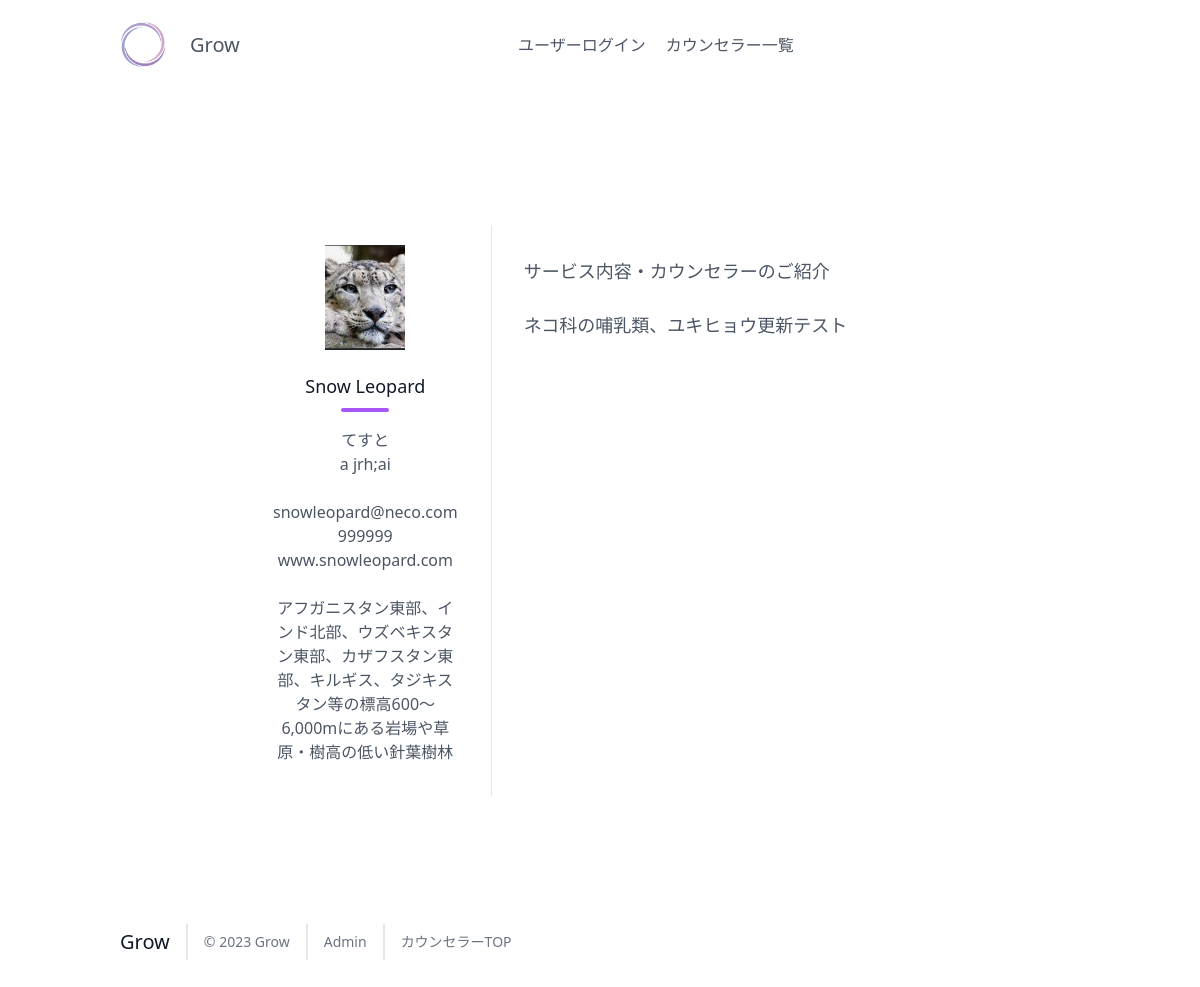
The app's page /detail.php?id=9 with its own data.
### tables this page shows
CREATE TABLE `counselor_table` (
  `id` int(12) NOT NULL,
  `organization` varchar(64) NOT NULL,
  `name` varchar(64) NOT NULL,
  `kana` varchar(64) NOT NULL,
  `certification` varchar(64) NOT NULL,
  `email` varchar(124) NOT NULL,
  `password` varchar(12) NOT NULL,
  `tel` varchar(64) NOT NULL,
  `website` varchar(124) NOT NULL,
  `address` varchar(124) NOT NULL,
  `details` text NOT NULL,
  `file_name` varchar(255) NOT NULL,
  `file_path` varchar(255) NOT NULL,
  `date_time` datetime NOT NULL DEFAULT current_timestamp(),
  `update_time` datetime NOT NULL DEFAULT current_timestamp() ON UPDATE current_timestamp()
);

### detail.php (the view, shortened to what this page needs)
<?php
 require_once('funcs.php');
$id = $_GET['id'];
try {
    $db_name = 'practice';
    $db_id   = 'root';
    $db_pw   = '';
    $db_host = 'localhost';
    $pdo = new PDO('mysql:dbname=' . $db_name . ';charset=utf8;host=' . $db_host, $db_id, $db_pw);
} catch (PDOException $e) {
    exit('DB Connection Error:' . $e->getMessage());
}
$stmt = $pdo->prepare('SELECT * FROM counselor_table WHERE id = :id;');
$stmt->bindValue(':id', $id, PDO::PARAM_INT);
$status = $stmt->execute();
$result = '';
if ($status === false) {
    $error = $stmt->errorInfo();
    exit('SQLError:' . print_r($error, true));
} else {
    $result = $stmt->fetch();
    $result['file'] = array(
    'file_path' => $result['file_path']
);
}
?>
<!DOCTYPE html>
<html lang="ja">
<head>
<script src="https://cdn.tailwindcss.com"></script>
</head>
<body>
<?php include 'header.php'; ?>
<section class="text-gray-600 body-font">
  <div class="container px-5 py-24 mx-auto flex flex-col">
    <div class="lg:w-4/6 mx-auto">
      <div class="flex flex-col sm:flex-row mt-10">
        <div class="sm:w-1/3 text-center sm:pr-8 sm:py-8">
          <div class="w-20 h-20 rounded-full inline-flex items-center justify-center bg-gray-200 text-gray-400">
            <img src="<?= $result['file']['file_path'] ?>" alt="">
          </div>
          <div class="flex flex-col items-center text-center justify-center">
            <h2 class="font-medium title-font mt-4 text-gray-900 text-lg"><?= $result['organization'] ?></h2>
            <div class="w-12 h-1 bg-purple-500 rounded mt-2 mb-4"></div>
            <p class="text-base"><?= $result['name'] ?></p>
            <p class="text-base"><?= $result['certification'] ?></p><br>
            <p class="text-base"><?= $result['email'] ?></p>
            <p class="text-base"><?= $result['tel'] ?></p>
            <p class="text-base"><?= $result['website'] ?></p><br>
            <p class="text-base"><?= $result['address'] ?></p>
          </div>
        </div>
        <div class="sm:w-2/3 sm:pl-8 sm:py-8 sm:border-l border-gray-200 sm:border-t-0 border-t mt-4 pt-4 sm:mt-0 text-center sm:text-left">
          <p class="leading-relaxed text-lg mb-6">サービス内容・カウンセラーのご紹介</p>
          <p class="leading-relaxed text-lg mb-4"><?= $result['details'] ?></p>
        </div>
      </div>
    </div>
  </div>
</section>
<footer class="text-gray-600 body-font">
  <div class="container px-5 py-8 mx-auto flex items-center sm:flex-row flex-col">
    <a class="flex title-font font-medium items-center md:justify-start justify-center text-gray-900">
      <span class="ml-3 text-xl">Grow</span>
    </a>
    <p class="text-sm text-gray-500 sm:ml-4 sm:pl-4 sm:border-l-2 sm:border-gray-200 sm:py-2 sm:mt-0 mt-4">© 2023 Grow </p>
    <p class="text-sm text-gray-500 sm:ml-4 sm:pl-4 sm:border-l-2 sm:border-gray-200 sm:py-2 sm:mt-0 mt-4"><a href="./login_admin.php">Admin</a></p>
    <p class="text-sm text-gray-500 sm:ml-4 sm:pl-4 sm:border-l-2 sm:border-gray-200 sm:py-2 sm:mt-0 mt-4"><a href="./counselor_top.php">カウンセラーTOP</a></p>
  </div>
</footer>
</body>
</html>

### records on screen
counselor_table: organization "Snow Leopard", name "てすと", certification "a jrh;ai", email "snowleopard@neco.com", tel "999999", website "www.snowleopard.com", address "アフガニスタン東部、インド北部、ウズベキスタン東部、カザフスタン東部、キルギス、タジキスタン等の標高600～6,000mにある岩場や草原・樹高の低い針葉樹林", details "ネコ科の哺乳類、ユキヒョウ更新テスト"
